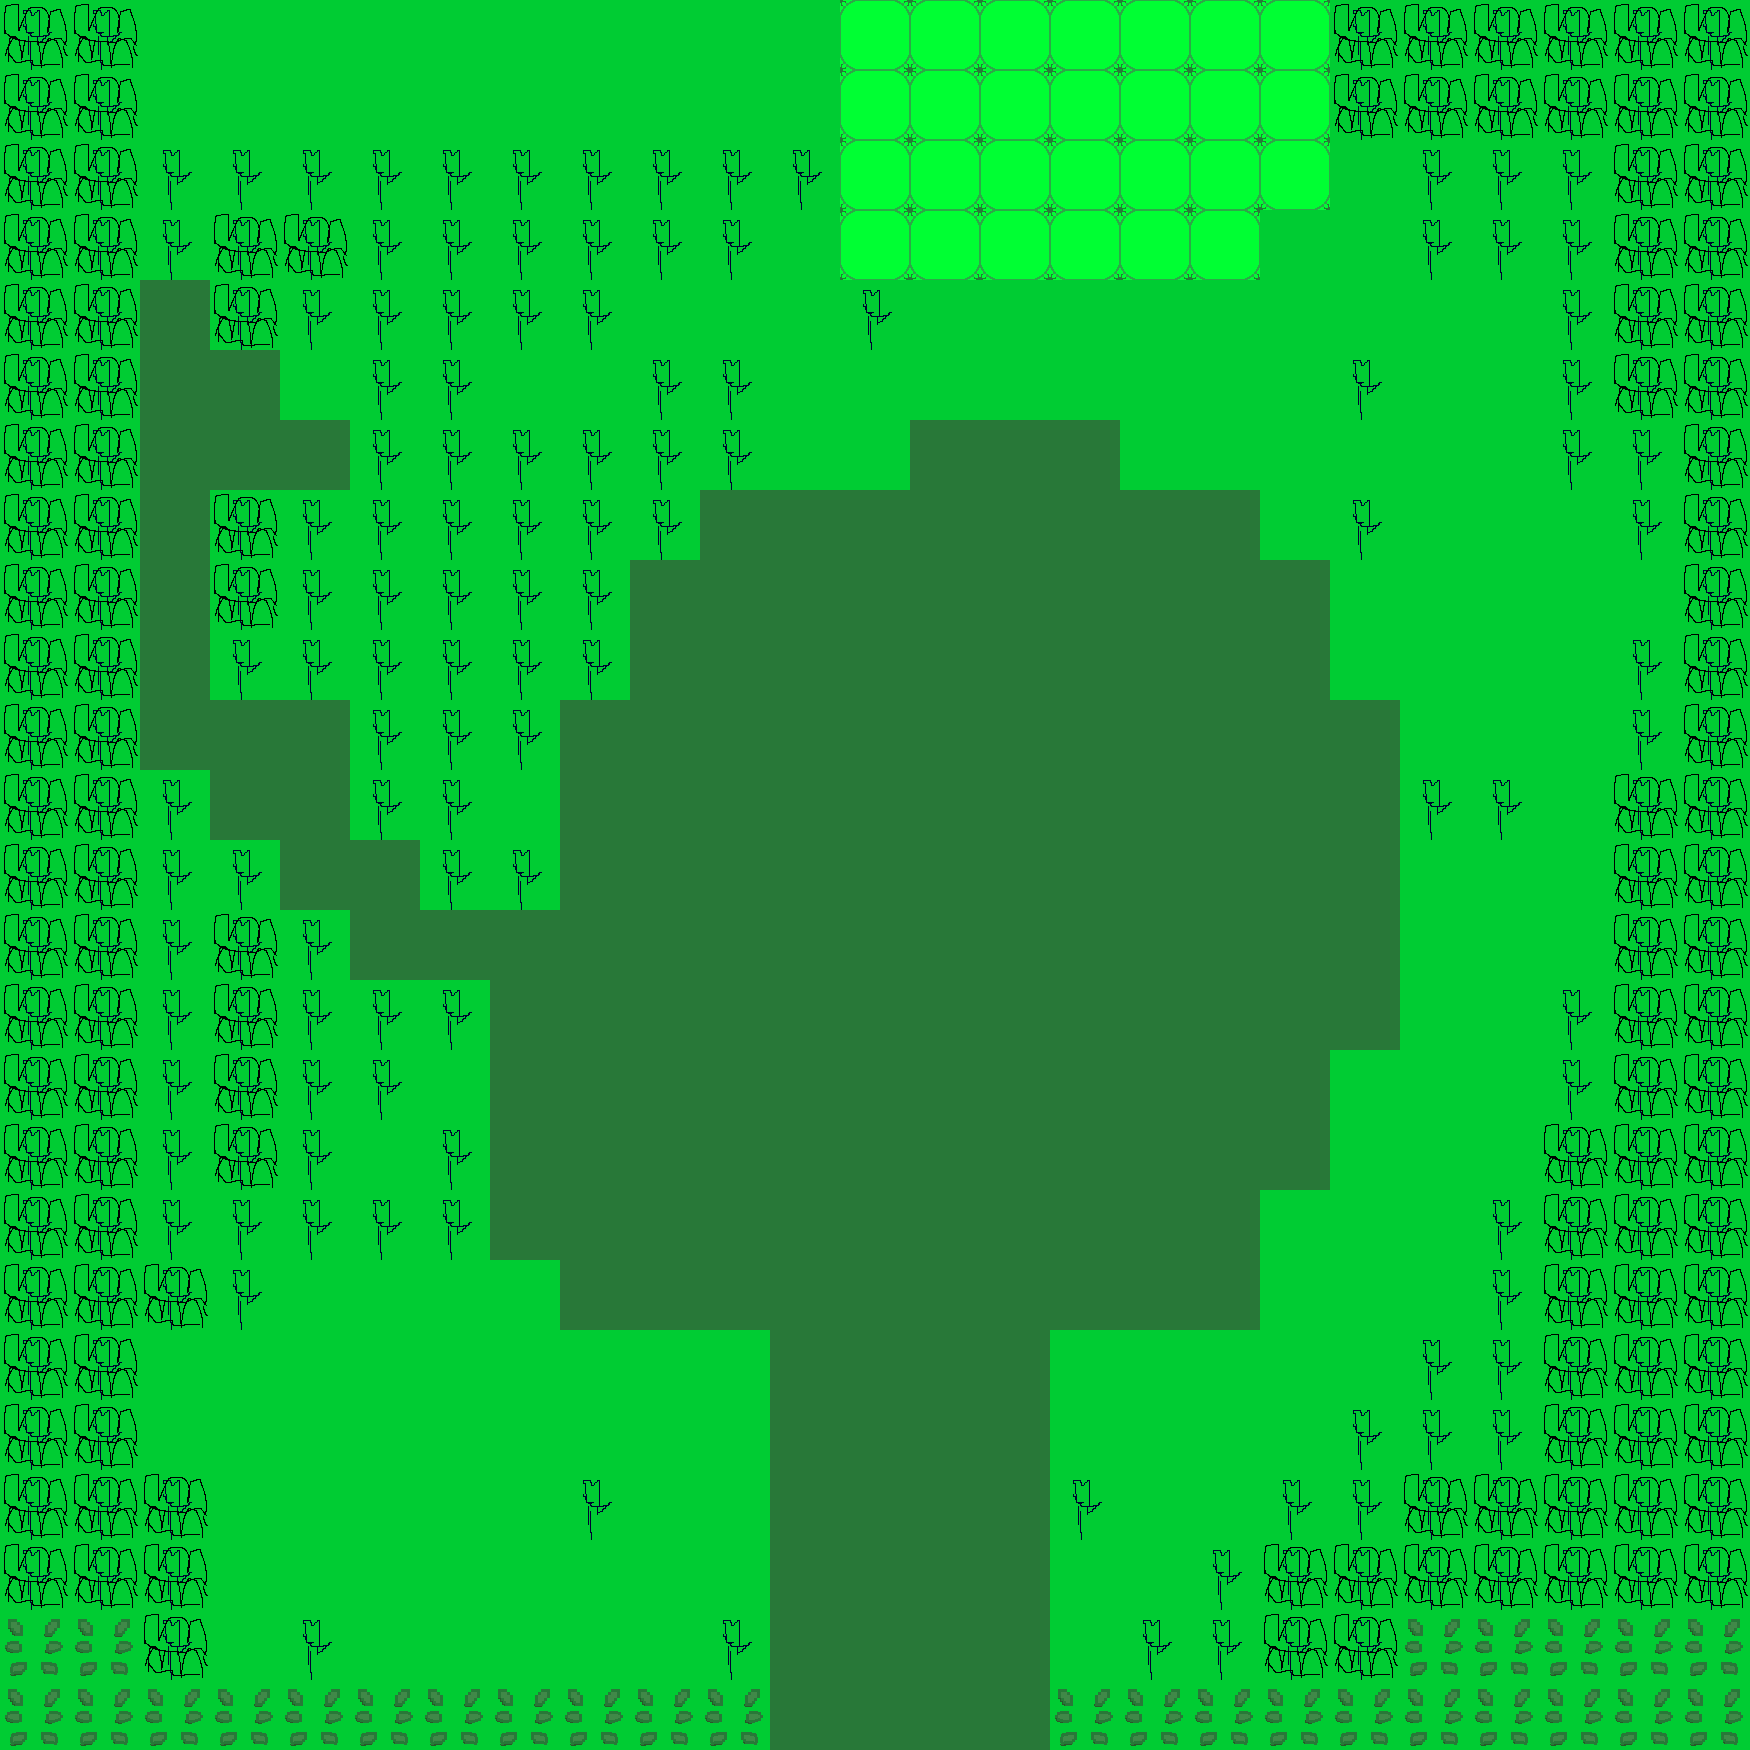

A 2D game scene composited from a Tiled map and its tileset images. What follows is a short description and the map's XML, with each tile layer's data collapsed to a summary:
An orthogonal 25x25 tile map with 70x70 px tiles, 2 tile layers (undertiles, tiles), 2 tilesets.

<map version="1.0" orientation="orthogonal" renderorder="left-down" width="25" height="25" tilewidth="70" tileheight="70" nextobjectid="2">
 <tileset firstgid="1" name="tiles" tilewidth="70" tileheight="70" tilecount="100">
  <image source="../../images/tiles.png" width="700" height="700" />
  <tile id="1">
   <properties>
    <property name="type" value="SPRITE_FOREST" />
   </properties>
  </tile>
  <tile id="2">
   <properties>
    <property name="type" value="SPRITE_STANDARD" />
   </properties>
  </tile>
  <tile id="3">
   <properties>
    <property name="type" value="SPRITE_WATER" />
   </properties>
  </tile>
  <tile id="4">
   <properties>
    <property name="type" value="SPRITE_MOUNTAIN" />
   </properties>
  </tile>
  <tile id="5">
   <properties>
    <property name="type" value="SPRITE_DEFAULT" />
   </properties>
  </tile>
  <tile id="6">
   <properties>
    <property name="type" value="SPRITE_DEFAULT" />
   </properties>
  </tile>
  <tile id="7">
   <properties>
    <property name="type" value="SPRITE_DEFAULT" />
   </properties>
  </tile>
  <tile id="8">
   <properties>
    <property name="type" value="SPRITE_DEFAULT" />
   </properties>
  </tile>
  <tile id="9">
   <properties>
    <property name="type" value="SPRITE_DEFAULT" />
   </properties>
  </tile>
  <tile id="10">
   <properties>
    <property name="type" value="SPRITE_DEFAULT" />
   </properties>
  </tile>
  <tile id="11">
   <properties>
    <property name="type" value="SPRITE_FOREST" />
   </properties>
  </tile>
  <tile id="12">
   <properties>
    <property name="type" value="SPRITE_STANDARD" />
   </properties>
  </tile>
  <tile id="13">
   <properties>
    <property name="type" value="SPRITE_WATER" />
   </properties>
  </tile>
  <tile id="14">
   <properties>
    <property name="type" value="SPRITE_MOUNTAIN" />
   </properties>
  </tile>
  <tile id="15">
   <properties>
    <property name="type" value="SPRITE_DEFAULT" />
   </properties>
  </tile>
  <tile id="16">
   <properties>
    <property name="type" value="SPRITE_DEFAULT" />
   </properties>
  </tile>
  <tile id="17">
   <properties>
    <property name="type" value="SPRITE_DEFAULT" />
   </properties>
  </tile>
  <tile id="18">
   <properties>
    <property name="type" value="SPRITE_DEFAULT" />
   </properties>
  </tile>
  <tile id="19">
   <properties>
    <property name="type" value="SPRITE_DEFAULT" />
   </properties>
  </tile>
  <tile id="20">
   <properties>
    <property name="type" value="SPRITE_DEFAULT" />
   </properties>
  </tile>
  <tile id="21">
   <properties>
    <property name="type" value="SPRITE_FOREST" />
   </properties>
  </tile>
  <tile id="22">
   <properties>
    <property name="type" value="SPRITE_STANDARD" />
   </properties>
  </tile>
  <tile id="23">
   <properties>
    <property name="type" value="SPRITE_WATER" />
   </properties>
  </tile>
  <tile id="24">
   <properties>
    <property name="type" value="SPRITE_MOUNTAIN" />
   </properties>
  </tile>
  <tile id="25">
   <properties>
    <property name="type" value="SPRITE_DEFAULT" />
   </properties>
  </tile>
  <tile id="26">
   <properties>
    <property name="type" value="SPRITE_DEFAULT" />
   </properties>
  </tile>
  <tile id="27">
   <properties>
    <property name="type" value="SPRITE_DEFAULT" />
   </properties>
  </tile>
  <tile id="28">
   <properties>
    <property name="type" value="SPRITE_DEFAULT" />
   </properties>
  </tile>
  <tile id="29">
   <properties>
    <property name="type" value="SPRITE_DEFAULT" />
   </properties>
  </tile>
  <tile id="30">
   <properties>
    <property name="type" value="SPRITE_DEFAULT" />
   </properties>
  </tile>
  <tile id="31">
   <properties>
    <property name="type" value="SPRITE_FOREST" />
   </properties>
  </tile>
  <tile id="32">
   <properties>
    <property name="type" value="SPRITE_STANDARD" />
   </properties>
  </tile>
  <tile id="33">
   <properties>
    <property name="type" value="SPRITE_WATER" />
   </properties>
  </tile>
  <tile id="34">
   <properties>
    <property name="type" value="SPRITE_MOUNTAIN" />
   </properties>
  </tile>
  <tile id="35">
   <properties>
    <property name="type" value="SPRITE_DEFAULT" />
   </properties>
  </tile>
  <tile id="36">
   <properties>
    <property name="type" value="SPRITE_DEFAULT" />
   </properties>
  </tile>
  <tile id="37">
   <properties>
    <property name="type" value="SPRITE_DEFAULT" />
   </properties>
  </tile>
  <tile id="38">
   <properties>
    <property name="type" value="SPRITE_DEFAULT" />
   </properties>
  </tile>
  <tile id="39">
   <properties>
    <property name="type" value="SPRITE_DEFAULT" />
   </properties>
  </tile>
  <tile id="40">
   <properties>
    <property name="type" value="SPRITE_SWAMP" />
   </properties>
  </tile>
  <tile id="41">
   <properties>
    <property name="type" value="SPRITE_FOREST" />
   </properties>
  </tile>
  <tile id="42">
   <properties>
    <property name="type" value="SPRITE_STANDARD" />
   </properties>
  </tile>
  <tile id="43">
   <properties>
    <property name="type" value="SPRITE_STORMYWATER" />
   </properties>
  </tile>
  <tile id="44">
   <properties>
    <property name="type" value="SPRITE_ICE" />
   </properties>
  </tile>
  <tile id="45">
   <properties>
    <property name="type" value="SPRITE_SAND" />
   </properties>
  </tile>
  <tile id="46">
   <properties>
    <property name="type" value="SPRITE_VOLCANO" />
   </properties>
  </tile>
  <tile id="47">
   <properties>
    <property name="type" value="SPRITE_LAVA" />
   </properties>
  </tile>
  <tile id="48">
   <properties>
    <property name="type" value="SPRITE_RAILROAD" />
   </properties>
  </tile>
  <tile id="49">
   <properties>
    <property name="type" value="SPRITE_RAILROAD" />
   </properties>
  </tile>
  <tile id="50">
   <properties>
    <property name="type" value="SPRITE_SWAMP" />
   </properties>
  </tile>
  <tile id="51">
   <properties>
    <property name="type" value="SPRITE_FOREST" />
   </properties>
  </tile>
  <tile id="52">
   <properties>
    <property name="type" value="SPRITE_STANDARD" />
   </properties>
  </tile>
  <tile id="53">
   <properties>
    <property name="type" value="SPRITE_STORMYWATER" />
   </properties>
  </tile>
  <tile id="54">
   <properties>
    <property name="type" value="SPRITE_ICE" />
   </properties>
  </tile>
  <tile id="55">
   <properties>
    <property name="type" value="SPRITE_SAND" />
   </properties>
  </tile>
  <tile id="56">
   <properties>
    <property name="type" value="SPRITE_VOLCANO" />
   </properties>
  </tile>
  <tile id="57">
   <properties>
    <property name="type" value="SPRITE_LAVA" />
   </properties>
  </tile>
  <tile id="58">
   <properties>
    <property name="type" value="SPRITE_RAILROAD" />
   </properties>
  </tile>
  <tile id="59">
   <properties>
    <property name="type" value="SPRITE_RAILROAD" />
   </properties>
  </tile>
  <tile id="60">
   <properties>
    <property name="type" value="SPRITE_SWAMP" />
   </properties>
  </tile>
  <tile id="61">
   <properties>
    <property name="type" value="SPRITE_FOREST" />
   </properties>
  </tile>
  <tile id="62">
   <properties>
    <property name="type" value="SPRITE_STANDARD" />
   </properties>
  </tile>
  <tile id="63">
   <properties>
    <property name="type" value="SPRITE_STORMYWATER" />
   </properties>
  </tile>
  <tile id="64">
   <properties>
    <property name="type" value="SPRITE_ICE" />
   </properties>
  </tile>
  <tile id="65">
   <properties>
    <property name="type" value="SPRITE_SAND" />
   </properties>
  </tile>
  <tile id="66">
   <properties>
    <property name="type" value="SPRITE_VOLCANO" />
   </properties>
  </tile>
  <tile id="67">
   <properties>
    <property name="type" value="SPRITE_LAVA" />
   </properties>
  </tile>
  <tile id="68">
   <properties>
    <property name="type" value="SPRITE_RAILROAD" />
   </properties>
  </tile>
  <tile id="69">
   <properties>
    <property name="type" value="SPRITE_RAILROAD" />
   </properties>
  </tile>
  <tile id="70">
   <properties>
    <property name="type" value="SPRITE_SWAMP" />
   </properties>
  </tile>
  <tile id="71">
   <properties>
    <property name="type" value="SPRITE_FOREST" />
   </properties>
  </tile>
  <tile id="72">
   <properties>
    <property name="type" value="SPRITE_STANDARD" />
   </properties>
  </tile>
  <tile id="73">
   <properties>
    <property name="type" value="SPRITE_STORMYWATER" />
   </properties>
  </tile>
  <tile id="74">
   <properties>
    <property name="type" value="SPRITE_ICE" />
   </properties>
  </tile>
  <tile id="75">
   <properties>
    <property name="type" value="SPRITE_SAND" />
   </properties>
  </tile>
  <tile id="76">
   <properties>
    <property name="type" value="SPRITE_VOLCANO" />
   </properties>
  </tile>
  <tile id="77">
   <properties>
    <property name="type" value="SPRITE_LAVA" />
   </properties>
  </tile>
  <tile id="78">
   <properties>
    <property name="type" value="SPRITE_RAILROAD" />
   </properties>
  </tile>
  <tile id="79">
   <properties>
    <property name="type" value="SPRITE_RAILROAD" />
   </properties>
  </tile>
  <tile id="80">
   <properties>
    <property name="type" value="SPRITE_STANDARD" />
   </properties>
  </tile>
  <tile id="81">
   <properties>
    <property name="type" value="SPRITE_STANDARD" />
   </properties>
  </tile>
  <tile id="82">
   <properties>
    <property name="type" value="SPRITE_STANDARD" />
   </properties>
  </tile>
  <tile id="83">
   <properties>
    <property name="type" value="SPRITE_STANDARD" />
   </properties>
  </tile>
  <tile id="84">
   <properties>
    <property name="type" value="SPRITE_STANDARD" />
   </properties>
  </tile>
  <tile id="85">
   <properties>
    <property name="type" value="SPRITE_STANDARD" />
   </properties>
  </tile>
  <tile id="86">
   <properties>
    <property name="type" value="SPRITE_POWERLINES" />
   </properties>
  </tile>
  <tile id="87">
   <properties>
    <property name="type" value="SPRITE_POWERLINES" />
   </properties>
  </tile>
  <tile id="88">
   <properties>
    <property name="type" value="SPRITE_POWERLINES" />
   </properties>
  </tile>
  <tile id="89">
   <properties>
    <property name="type" value="SPRITE_POWERLINES" />
   </properties>
  </tile>
  <tile id="90">
   <properties>
    <property name="type" value="SPRITE_STANDARD" />
   </properties>
  </tile>
  <tile id="91">
   <properties>
    <property name="type" value="SPRITE_STANDARD" />
   </properties>
  </tile>
  <tile id="92">
   <properties>
    <property name="type" value="SPRITE_STANDARD" />
   </properties>
  </tile>
  <tile id="93">
   <properties>
    <property name="type" value="SPRITE_STANDARD" />
   </properties>
  </tile>
  <tile id="94">
   <properties>
    <property name="type" value="SPRITE_STANDARD" />
   </properties>
  </tile>
  <tile id="95">
   <properties>
    <property name="type" value="SPRITE_STANDARD" />
   </properties>
  </tile>
  <tile id="96">
   <properties>
    <property name="type" value="SPRITE_POWERLINES" />
   </properties>
  </tile>
  <tile id="97">
   <properties>
    <property name="type" value="SPRITE_POWERLINES" />
   </properties>
  </tile>
  <tile id="98">
   <properties>
    <property name="type" value="SPRITE_POWERLINES" />
   </properties>
  </tile>
  <tile id="99">
   <properties>
    <property name="type" value="SPRITE_POWERLINES" />
   </properties>
  </tile>
 </tileset>
 <tileset firstgid="101" name="objects" tilewidth="70" tileheight="70" tilecount="10">
  <image source="../../images/objects.png" width="700" height="70" />
  <tile id="0">
   <properties>
    <property name="Class" value="Player" />
   </properties>
  </tile>
  <tile id="1">
   <properties>
    <property name="Class" value="NPC" />
   </properties>
  </tile>
  <tile id="2">
   <properties>
    <property name="Class" value="TrashCan" />
   </properties>
  </tile>
  <tile id="3">
   <properties>
    <property name="Class" value="Berry" />
   </properties>
  </tile>
 </tileset>
 <layer name="undertiles" width="25" height="25">
  <properties>
   <property name="type" value="SPRITE_NONE" />
  </properties>
  <data>[625 cells, 5 non-empty, 2 distinct tile ids]</data>
 </layer>
 <layer name="tiles" width="25" height="25">
  <properties>
   <property name="type" value="SPRITE_DEFAULT" />
  </properties>
  <data>[625 cells, 625 non-empty, 6 distinct tile ids]</data>
 </layer>
 <objectgroup name="objects" />
 <objectgroup name="players" />
</map>
